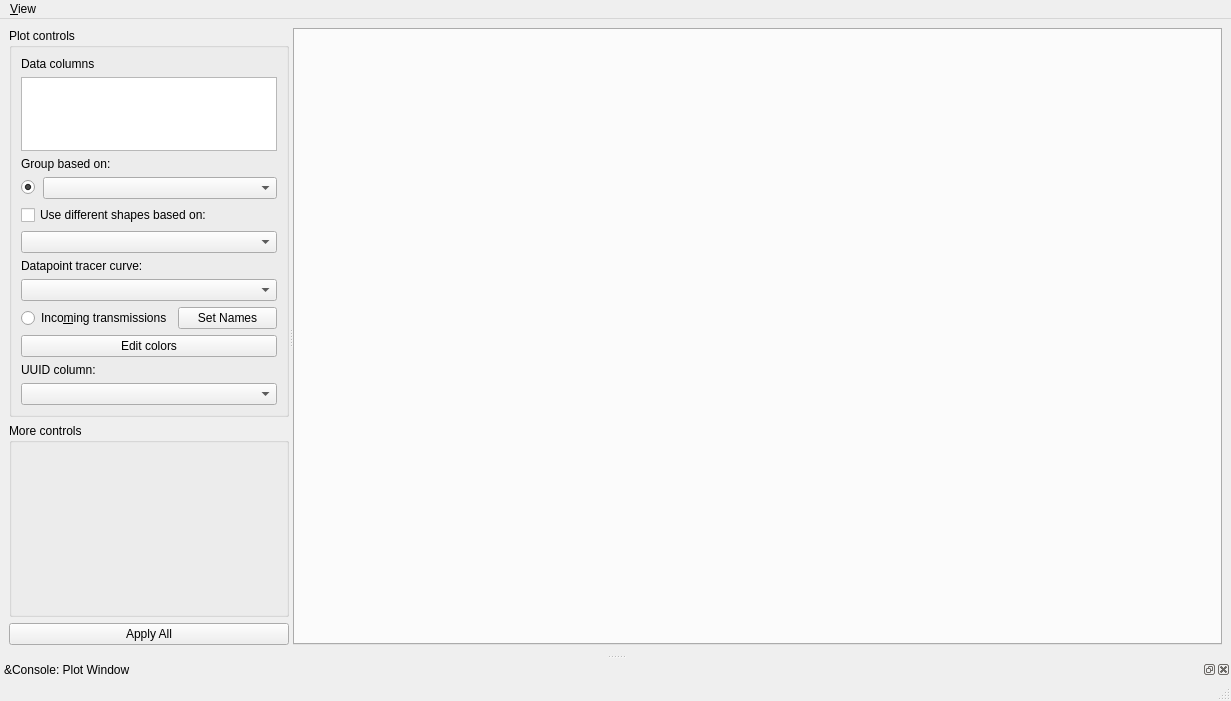
<?xml version="1.0" encoding="UTF-8"?>
<ui version="4.0">
 <class>MainWindow</class>
 <widget class="QMainWindow" name="MainWindow">
  <property name="geometry">
   <rect>
    <x>0</x>
    <y>0</y>
    <width>1231</width>
    <height>701</height>
   </rect>
  </property>
  <property name="windowTitle">
   <string>MainWindow</string>
  </property>
  <widget class="QWidget" name="centralwidget">
   <layout class="QVBoxLayout" name="verticalLayout_4">
    <item>
     <widget class="QSplitter" name="splitter_2">
      <property name="orientation">
       <enum>Qt::Horizontal</enum>
      </property>
      <widget class="QWidget" name="layoutWidget">
       <layout class="QVBoxLayout" name="verticalLayout_3">
        <item>
         <widget class="QGroupBox" name="groupBox">
          <property name="sizePolicy">
           <sizepolicy hsizetype="Preferred" vsizetype="Preferred">
            <horstretch>0</horstretch>
            <verstretch>2</verstretch>
           </sizepolicy>
          </property>
          <property name="title">
           <string>Plot controls</string>
          </property>
          <layout class="QVBoxLayout" name="verticalLayout_2">
           <item>
            <widget class="QLabel" name="label">
             <property name="text">
              <string>Data columns</string>
             </property>
            </widget>
           </item>
           <item>
            <widget class="QListWidget" name="listWidgetDataColumns">
             <property name="alternatingRowColors">
              <bool>true</bool>
             </property>
             <property name="selectionMode">
              <enum>QAbstractItemView::ExtendedSelection</enum>
             </property>
            </widget>
           </item>
           <item>
            <widget class="QLabel" name="label_group">
             <property name="text">
              <string>Group based on:</string>
             </property>
            </widget>
           </item>
           <item>
            <layout class="QHBoxLayout" name="horizontalLayout_3">
             <item>
              <widget class="QRadioButton" name="radioButtonGroupBySingleColumn">
               <property name="maximumSize">
                <size>
                 <width>16</width>
                 <height>16777215</height>
                </size>
               </property>
               <property name="text">
                <string/>
               </property>
               <property name="checked">
                <bool>true</bool>
               </property>
              </widget>
             </item>
             <item>
              <widget class="QComboBox" name="comboBoxGrouping"/>
             </item>
            </layout>
           </item>
           <item>
            <widget class="QCheckBox" name="checkBoxUseDifferentShapes">
             <property name="text">
              <string>Use different shapes based on:</string>
             </property>
            </widget>
           </item>
           <item>
            <widget class="QComboBox" name="comboBoxShape"/>
           </item>
           <item>
            <widget class="QLabel" name="labelDatapointTracerCurve">
             <property name="text">
              <string>Datapoint tracer curve:</string>
             </property>
            </widget>
           </item>
           <item>
            <widget class="QComboBox" name="comboBoxDataPointTracerCurveColumn"/>
           </item>
           <item>
            <layout class="QHBoxLayout" name="horizontalLayout_4">
             <item>
              <widget class="QRadioButton" name="radioButtonGroupByTransmissions">
               <property name="maximumSize">
                <size>
                 <width>16777215</width>
                 <height>16777215</height>
                </size>
               </property>
               <property name="text">
                <string>Inco&amp;ming transmissions</string>
               </property>
              </widget>
             </item>
             <item>
              <widget class="QPushButton" name="btnSetIncomingTransmissionsNames">
               <property name="text">
                <string>Set Names</string>
               </property>
              </widget>
             </item>
            </layout>
           </item>
           <item>
            <widget class="QPushButton" name="btnEditColor">
             <property name="text">
              <string>Edit colors</string>
             </property>
            </widget>
           </item>
           <item>
            <widget class="QLabel" name="label_3">
             <property name="text">
              <string>UUID column:</string>
             </property>
            </widget>
           </item>
           <item>
            <widget class="QComboBox" name="comboBoxUUIDColumn"/>
           </item>
          </layout>
         </widget>
        </item>
        <item>
         <widget class="QGroupBox" name="groupBoxSpecific">
          <property name="sizePolicy">
           <sizepolicy hsizetype="Preferred" vsizetype="Preferred">
            <horstretch>0</horstretch>
            <verstretch>1</verstretch>
           </sizepolicy>
          </property>
          <property name="title">
           <string>More controls</string>
          </property>
         </widget>
        </item>
        <item>
         <widget class="QPushButton" name="btnApplyAll">
          <property name="text">
           <string>Apply All</string>
          </property>
         </widget>
        </item>
       </layout>
      </widget>
      <widget class="QTabWidget" name="tabWidget">
       <property name="sizePolicy">
        <sizepolicy hsizetype="Expanding" vsizetype="Expanding">
         <horstretch>1</horstretch>
         <verstretch>0</verstretch>
        </sizepolicy>
       </property>
       <property name="currentIndex">
        <number>-1</number>
       </property>
      </widget>
     </widget>
    </item>
   </layout>
  </widget>
  <widget class="QMenuBar" name="menubar">
   <property name="geometry">
    <rect>
     <x>0</x>
     <y>0</y>
     <width>1231</width>
     <height>30</height>
    </rect>
   </property>
   <widget class="QMenu" name="menuView">
    <property name="title">
     <string>&amp;View</string>
    </property>
    <addaction name="actionConsole"/>
    <addaction name="actionLive_datapoint_tracer"/>
   </widget>
   <addaction name="menuView"/>
  </widget>
  <widget class="QStatusBar" name="statusbar"/>
  <widget class="QDockWidget" name="dockConsole">
   <property name="windowTitle">
    <string>&amp;Console: Plot Window</string>
   </property>
   <attribute name="dockWidgetArea">
    <number>8</number>
   </attribute>
   <widget class="QWidget" name="dockWidgetContents"/>
  </widget>
  <action name="actionConsole">
   <property name="checkable">
    <bool>true</bool>
   </property>
   <property name="text">
    <string>&amp;Console</string>
   </property>
  </action>
  <action name="actionLive_datapoint_tracer">
   <property name="checkable">
    <bool>false</bool>
   </property>
   <property name="text">
    <string>&amp;Live datapoint tracer</string>
   </property>
  </action>
 </widget>
 <resources/>
 <connections>
  <connection>
   <sender>actionConsole</sender>
   <signal>toggled(bool)</signal>
   <receiver>dockConsole</receiver>
   <slot>setVisible(bool)</slot>
   <hints>
    <hint type="sourcelabel">
     <x>-1</x>
     <y>-1</y>
    </hint>
    <hint type="destinationlabel">
     <x>518</x>
     <y>618</y>
    </hint>
   </hints>
  </connection>
 </connections>
</ui>
